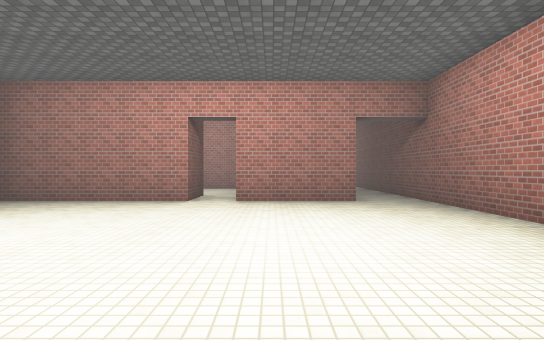
View 1 (above)

18 first-person views from a walk through a scene from a Unity 3-D project. The camera is 1.3 m above the floor, looks level and sees 80° across. The floor is counted in squares, 2 m on a side. Each view is taken from the middle of a square. On the plan, view 1 faces up. The plan holds only what a view shows up to about 10 squares ahead; the rest is blank. The player character is not drawn. Door leaves are left out, so doorways stand open. Surface patterns are stand-ins for the level's own textures.

View 2
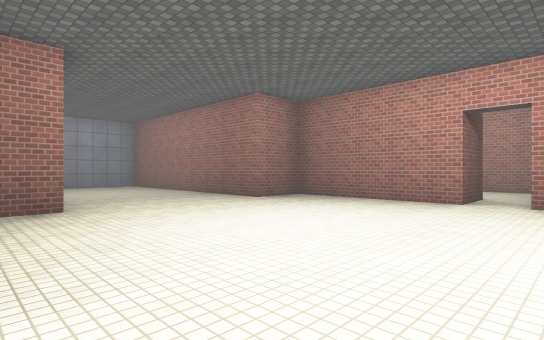

View 3
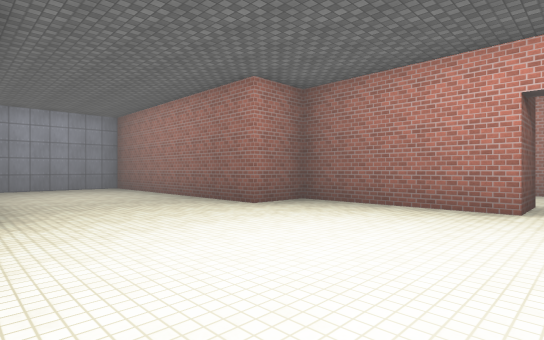

View 4
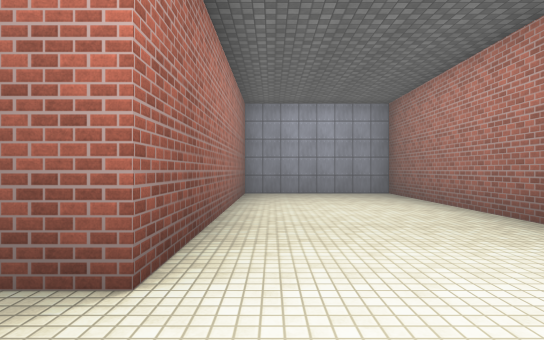

View 5
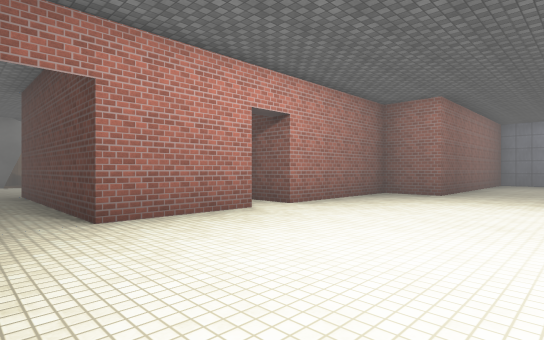

View 6
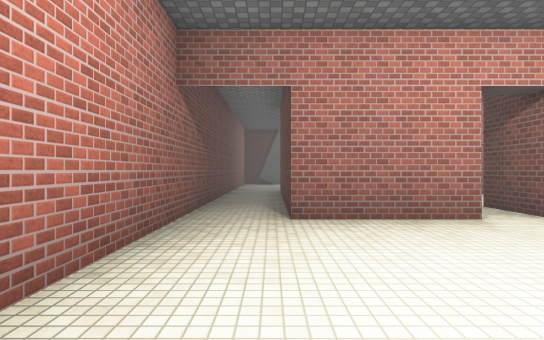

View 7
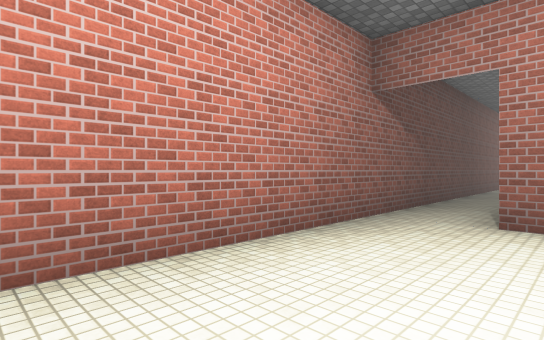

View 8
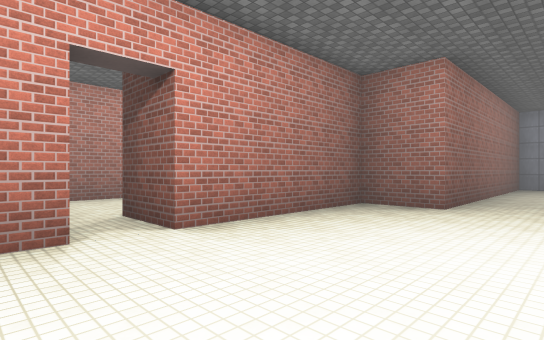

View 9
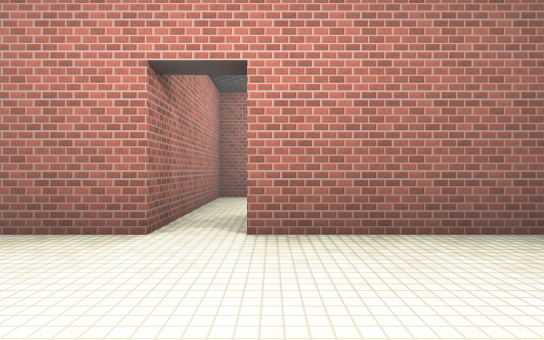

View 10
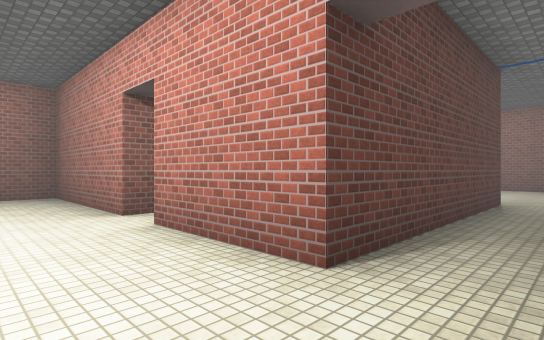

View 11
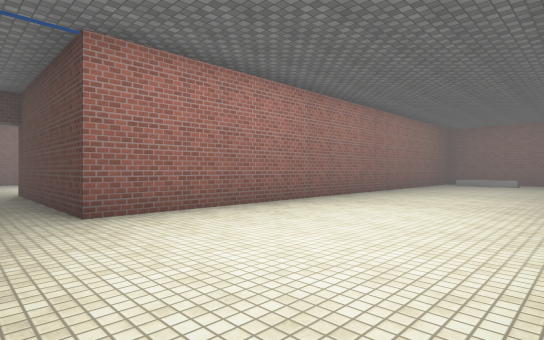

View 12
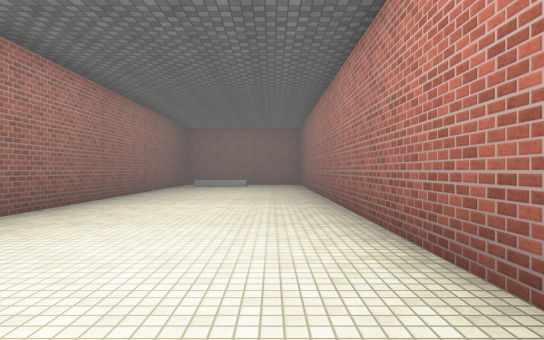

View 13
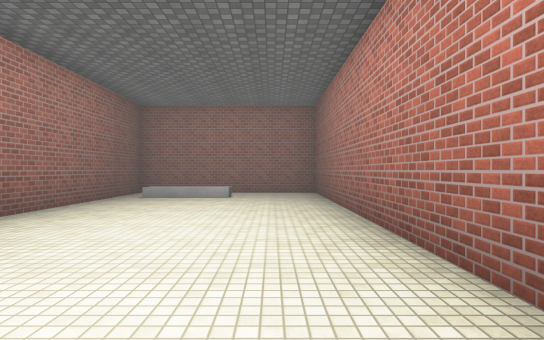

View 14
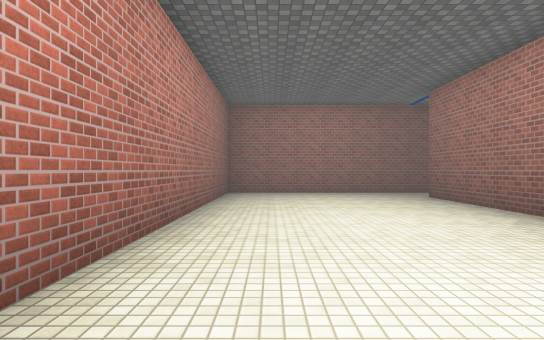

View 15
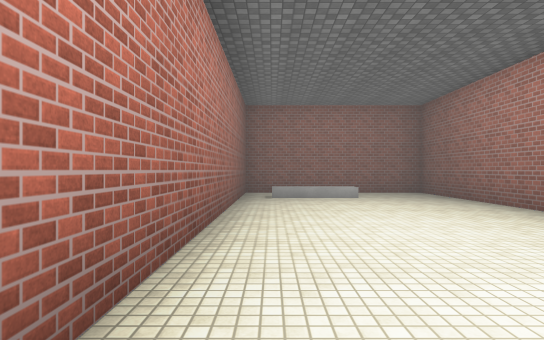

View 16
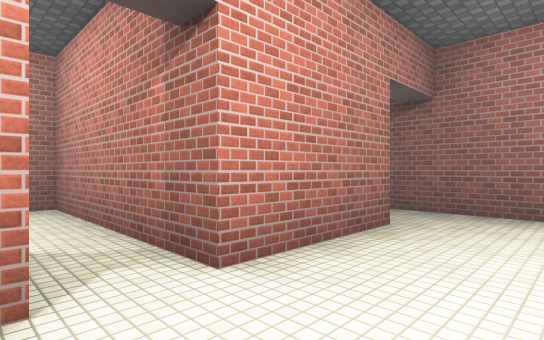

View 17
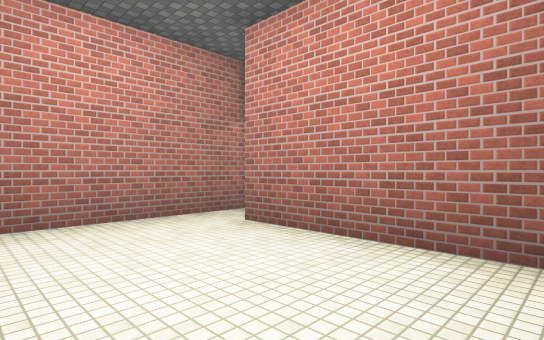

View 18
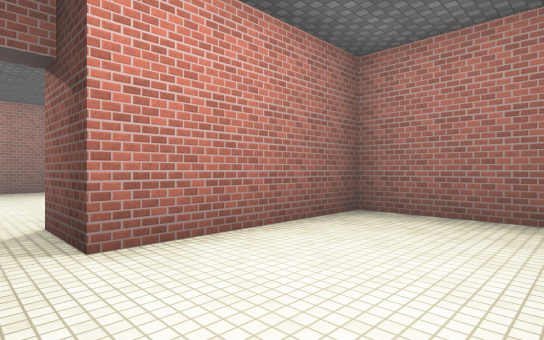

### Floor plan
Points are (right, up) in squares from view 1. A wall is a line through its corners. A room is listed if a view was taken in it or the views show most of it. See-through windows are left out.
Room 1 (views 1, 2, 3, 4, 5, 6, 7, 8, 9, 10, 16)
walls: (-0.8, -1.5) (-0.8, -0.2) (1.8, -0.2) (1.8, -5.7); (-1.8, 8.2) (-1.8, 6.8) (-5.8, 6.8) (-5.8, 5.3) (-13, 5.3) (-13, 1.3) (-5.8, 1.3) (-5.8, -0.2) (-1.8, -0.2) (-1.8, -1.7); (1.8, 6.8) (-0.8, 6.8) (-0.8, 8.5); (3.2, -6.4) (3.2, 5.5)
ways out: opening at (2.5, 6.5) to room 2; opening at (-1, 7.5) to room 3; opening at (-1, -1); opening at (2.5, -6.5)
Room 2 (views 11, 12, 13, 14, 15)
walls: (3.2, 11.5) (3.2, 17.3) (-13.2, 17.3) (-13.3, 12.3) (1.8, 12.3) (1.8, 6.8); (3.2, 5.5) (3.2, 10)
ways out: opening at (2.5, 6.5) to room 1
Room 3 (views 17, 18)
walls: (-0.8, 8.5) (-0.8, 11.3) (-2.4, 11.3); (-5.8, 10.6) (-5.8, 8.2) (-1.8, 8.2)
ways out: opening at (-1, 7.5) to room 1

Where each view was taken, in squares from view 1:
view 1: 0 up, 0 right, facing up
view 2: 0 up, 0 right, facing up-left
view 3: 1 up, 1 left, facing up-left
view 4: 2 up, 4 left, facing left
view 5: 4 up, 3 right, facing down-left
view 6: 4 up, 2 right, facing down
view 7: 4 up, 1 right, facing down-right
view 8: 3 up, 0 right, facing down-left
view 9: 3 up, 2 left, facing down
view 10: 5 up, 3 right, facing up-left
view 11: 17 up, 3 right, facing down-left
view 12: 16 up, 1 right, facing left
view 13: 16 up, 4 left, facing left
view 14: 16 up, 6 left, facing right
view 15: 13 up, 4 left, facing left
view 16: 5 up, 2 left, facing up-right
view 17: 11 up, 5 left, facing down-right
view 18: 11 up, 1 left, facing down-left
